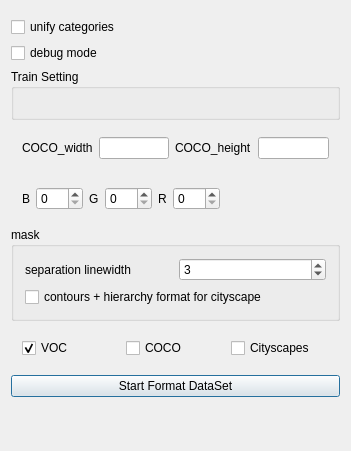
<?xml version="1.0" encoding="UTF-8"?>
<ui version="4.0">
 <class>DataSetFormatDialog</class>
 <widget class="QDialog" name="DataSetFormatDialog">
  <property name="geometry">
   <rect>
    <x>0</x>
    <y>0</y>
    <width>351</width>
    <height>451</height>
   </rect>
  </property>
  <property name="windowTitle">
   <string>Data Format</string>
  </property>
  <layout class="QVBoxLayout" name="verticalLayout">
   <item>
    <widget class="BrowseFilePath" name="widget_outpath" native="true"/>
   </item>
   <item>
    <widget class="QCheckBox" name="unify_categories">
     <property name="text">
      <string>unify categories</string>
     </property>
    </widget>
   </item>
   <item>
    <widget class="QCheckBox" name="debug_mode">
     <property name="text">
      <string>debug mode</string>
     </property>
    </widget>
   </item>
   <item>
    <widget class="QGroupBox" name="groupBox_2">
     <property name="title">
      <string>Train Setting</string>
     </property>
     <layout class="QGridLayout" name="gridLayout">
      <item row="0" column="0">
       <widget class="SliderAndSpinBoxWidget" name="slider_train" native="true"/>
      </item>
      <item row="1" column="0">
       <widget class="SliderAndSpinBoxWidget" name="slider_minival" native="true"/>
      </item>
     </layout>
    </widget>
   </item>
   <item>
    <widget class="QWidget" name="widget_2" native="true">
     <layout class="QHBoxLayout" name="horizontalLayout_3">
      <item>
       <widget class="QLabel" name="image_w">
        <property name="text">
         <string>COCO_width</string>
        </property>
       </widget>
      </item>
      <item>
       <widget class="QLineEdit" name="image_size_w">
        <property name="readOnly">
         <bool>true</bool>
        </property>
       </widget>
      </item>
      <item>
       <widget class="QLabel" name="image_h">
        <property name="text">
         <string>COCO_height</string>
        </property>
       </widget>
      </item>
      <item>
       <widget class="QLineEdit" name="image_size_h">
        <property name="readOnly">
         <bool>true</bool>
        </property>
       </widget>
      </item>
     </layout>
    </widget>
   </item>
   <item>
    <widget class="QWidget" name="widget_3" native="true">
     <layout class="QHBoxLayout" name="horizontalLayout_2">
      <item>
       <widget class="QLabel" name="label_7">
        <property name="text">
         <string>B</string>
        </property>
       </widget>
      </item>
      <item>
       <widget class="QSpinBox" name="color_b">
        <property name="maximum">
         <number>255</number>
        </property>
        <property name="value">
         <number>0</number>
        </property>
       </widget>
      </item>
      <item>
       <widget class="QLabel" name="label_8">
        <property name="text">
         <string>G</string>
        </property>
       </widget>
      </item>
      <item>
       <widget class="QSpinBox" name="color_g">
        <property name="maximum">
         <number>255</number>
        </property>
        <property name="value">
         <number>0</number>
        </property>
       </widget>
      </item>
      <item>
       <widget class="QLabel" name="label_9">
        <property name="text">
         <string>R</string>
        </property>
       </widget>
      </item>
      <item>
       <widget class="QSpinBox" name="color_r">
        <property name="maximum">
         <number>255</number>
        </property>
        <property name="value">
         <number>0</number>
        </property>
       </widget>
      </item>
      <item>
       <spacer name="horizontalSpacer">
        <property name="orientation">
         <enum>Qt::Horizontal</enum>
        </property>
        <property name="sizeHint" stdset="0">
         <size>
          <width>40</width>
          <height>20</height>
         </size>
        </property>
       </spacer>
      </item>
     </layout>
    </widget>
   </item>
   <item>
    <widget class="QGroupBox" name="groupBox_4">
     <property name="title">
      <string>mask</string>
     </property>
     <layout class="QGridLayout" name="gridLayout_2">
      <item row="0" column="1">
       <widget class="QSpinBox" name="mask_separation_linewidth">
        <property name="value">
         <number>3</number>
        </property>
       </widget>
      </item>
      <item row="1" column="0" colspan="2">
       <widget class="QCheckBox" name="cityscapes_hierarchy_format">
        <property name="text">
         <string>contours + hierarchy format for cityscape</string>
        </property>
       </widget>
      </item>
      <item row="0" column="0">
       <widget class="QLabel" name="label_5">
        <property name="text">
         <string>separation linewidth</string>
        </property>
       </widget>
      </item>
     </layout>
    </widget>
   </item>
   <item>
    <widget class="QWidget" name="widget" native="true">
     <layout class="QHBoxLayout" name="horizontalLayout">
      <item>
       <widget class="QCheckBox" name="generate_voc">
        <property name="text">
         <string>VOC</string>
        </property>
        <property name="checked">
         <bool>true</bool>
        </property>
       </widget>
      </item>
      <item>
       <widget class="QCheckBox" name="generate_coco">
        <property name="text">
         <string>COCO</string>
        </property>
       </widget>
      </item>
      <item>
       <widget class="QCheckBox" name="generate_cityscapes">
        <property name="text">
         <string>Cityscapes</string>
        </property>
       </widget>
      </item>
     </layout>
    </widget>
   </item>
   <item>
    <widget class="QPushButton" name="start_format_dataset">
     <property name="text">
      <string>Start Format DataSet</string>
     </property>
    </widget>
   </item>
   <item>
    <spacer name="verticalSpacer">
     <property name="orientation">
      <enum>Qt::Vertical</enum>
     </property>
     <property name="sizeHint" stdset="0">
      <size>
       <width>20</width>
       <height>40</height>
      </size>
     </property>
    </spacer>
   </item>
  </layout>
 </widget>
 <layoutdefault spacing="6" margin="11"/>
 <customwidgets>
  <customwidget>
   <class>BrowseFilePath</class>
   <extends>QWidget</extends>
   <header>ui/BrowseFilePath.h</header>
   <container>1</container>
  </customwidget>
  <customwidget>
   <class>SliderAndSpinBoxWidget</class>
   <extends>QWidget</extends>
   <header>ui/SliderAndSpinBoxWidget.h</header>
   <container>1</container>
  </customwidget>
 </customwidgets>
 <resources/>
 <connections/>
</ui>
